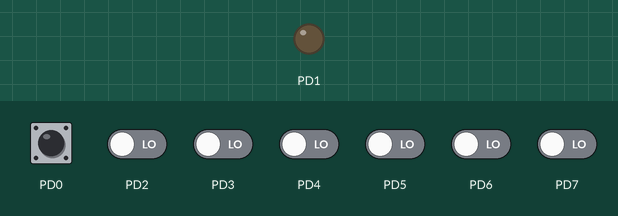
This program was run on a simulated ATmega32, built with avr-gcc and emulated at 8 MHz. Shown: output pins drawn as LEDs (lit = HIGH). Inputs (shaded band) come from the test bench; at power-on: PD0 HIGH, PD2–7 LOW.

Above: at 1.2 s.
1.3 s: PD0 pulled LOW for 0.15 s
At 1.37 s:
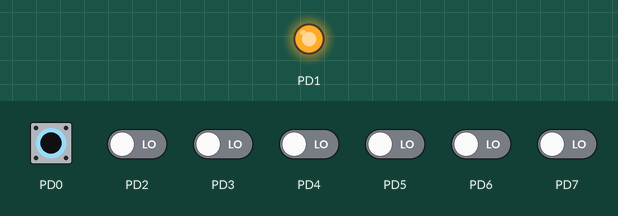
Timing chart, 0 to 4.3 s (numbered marks = the images above; inputs shaded):
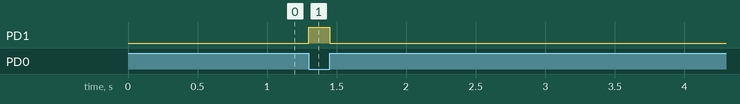

Measured:
- after the input at 1.3 s, PD1: LOW → HIGH at once, → LOW 0.15 s later

The program:

main.c
```c
#include"BIT_CALC.h"
#include"STD_TYPES.h"
#define F_CPU 8000000
#include"avr/delay.h"
#include"DIO_Interface.h"

void main(void){
	DIO_set_pin_direction(Group_D,DIO_Pin_0,DIO_Input);
	DIO_set_pin_value(Group_D,DIO_Pin_0,DIO_High);
	DIO_set_pin_direction(Group_D,DIO_Pin_1,DIO_Output);
	u8 result;
	while(1){
		DIO_get_pin_value(Group_D,DIO_Pin_0,&result);
		if(result==0){
			DIO_set_pin_value(Group_D,DIO_Pin_1,DIO_High);
		}else{
			DIO_set_pin_value(Group_D,DIO_Pin_1,DIO_Low);
		}
	}
}
```

BIT_CALC.h
```c
#ifndef BIT_CALC
#define BIT_CALC

#define set_bit(var,bit_no) ((var)|=(1<<(bit_no)))
#define clear_bit(var,bit_no) ((var)&= ~(1<<(bit_no)))
#define toggle_bit(var,bit_no) ((var)^=(1<<(bit_no)))
#define get_bit(var,bit_no) ((var>>bit_no)&(1))
#define assign_bit(var,bit_no,value)  do{ if(value==1) set_bit(var,bit_no);\
                                      	  else clear_bit(var,bit_no);}while(0)
#endif
```

DIO_Configuration.h
```c
#ifndef DIO_CONFIGURATION_H_
#define DIO_CONFIGURATION_H_


#endif
```

DIO_Interface.h
```c
#ifndef DIO_INTERFACE_H_
#define DIO_INTERFACE_H_

#define DIO_max_port_no 4
#define DIO_max_pin_no 8

#define DIO_max_port_value 256
#define DIO_max_port_direction 256

#define DIO_High 1
#define DIO_Low 0

#define DIO_Input 0
#define DIO_Output 1

#define Group_A 0
#define Group_B 1
#define Group_C 2
#define Group_D 3

#define DIO_Pin_0 0
#define DIO_Pin_1 1
#define DIO_Pin_2 2
#define DIO_Pin_3 3
#define DIO_Pin_4 4
#define DIO_Pin_5 5
#define DIO_Pin_6 6
#define DIO_Pin_7 7

u8 DIO_set_pin_value(u8 Port_no,u8 Pin_no,u8 Pin_value);
u8 DIO_set_pin_direction(u8 Port_no,u8 Pin_no,u8 Pin_direction);
u8 DIO_set_port_value(u8 Port_no,u8 Port_value);
u8 DIO_set_port_direction(u8 Port_no,u8 Port_direction);
u8 DIO_get_pin_value(u8 Port_no,u8 Pin_no,u8*Pin_value);
u8 DIO_get_port_value(u8 Port_no,u8*Port_value);
#endif
```

DIO_Private.h
```c
#ifndef DIO_PRIVATE_H_
#define DIO_PRIVATE_H_

#define DIO_u8_DDRA *((u8*)0X3A)
#define DIO_u8_DDRB *((u8*)0x37)
#define DIO_u8_DDRC *((u8*)0x34)
#define DIO_u8_DDRD *((u8*)0x31)

#define DIO_u8_PORTA *((u8*)0x3B)
#define DIO_u8_PORTB *((u8*)0x38)
#define DIO_u8_PORTC *((u8*)0x35)
#define DIO_u8_PORTD *((u8*)0x32)

#define DIO_u8_PINA *((u8*)0x39)
#define DIO_u8_PINB *((u8*)0x36)
#define DIO_u8_PINC *((u8*)0x33)
#define DIO_u8_PIND *((u8*)0x30)

#endif
```

DIO_Program.c
```c
#include"BIT_CALC.h"
#include"STD_TYPES.h"
#include "DIO_Configuration.h"
#include "DIO_Private.h"
#include "DIO_Interface.h"

u8 DIO_set_pin_value(u8 Port_no,u8 Pin_no,u8 Pin_value){
	u8 Error_state=0;
	if(Port_no>=DIO_max_port_no){
		Error_state=1;
	}else if(Pin_no>=DIO_max_pin_no){
		Error_state=2;
	}else if((Pin_value!=DIO_Low)&&(Pin_value!=DIO_High)){
		Error_state=3;
	}else{
		switch(Port_no){
		case Group_A: assign_bit(DIO_u8_PORTA,Pin_no,Pin_value);
		break;
		case Group_B: assign_bit(DIO_u8_PORTB,Pin_no,Pin_value);
		break;
		case Group_C: assign_bit(DIO_u8_PORTC,Pin_no,Pin_value);
		break;
		case Group_D: assign_bit(DIO_u8_PORTD,Pin_no,Pin_value);
		break;
		}
	}
	return Error_state;
}

u8 DIO_set_pin_direction(u8 Port_no,u8 Pin_no,u8 Pin_direction){
	u8 Error_state=0;
		if(Port_no>=DIO_max_port_no){
			Error_state=1;
		}else if(Pin_no>=DIO_max_pin_no){
			Error_state=2;
		}else if((Pin_direction!=DIO_Input)&&(Pin_direction!=DIO_Output)){
			Error_state=3;
		}else{
			switch(Port_no){
			case Group_A: assign_bit(DIO_u8_DDRA,Pin_no,Pin_direction);
			break;
			case Group_B: assign_bit(DIO_u8_DDRB,Pin_no,Pin_direction);
			break;
			case Group_C: assign_bit(DIO_u8_DDRC,Pin_no,Pin_direction);
			break;
			case Group_D: assign_bit(DIO_u8_DDRD,Pin_no,Pin_direction);
			break;
			}
		}
		return Error_state;
}

u8 DIO_get_pin_value(u8 Port_no,u8 Pin_no,u8*Pin_value){
	u8 Error_state=0;
			if(Port_no>=DIO_max_port_no){
				Error_state=1;
			}else if(Pin_no>=DIO_max_pin_no){
				Error_state=2;
			}else{
				switch(Port_no){
				case Group_A: *Pin_value=get_bit(DIO_u8_PINA,Pin_no);
				break;
				case Group_B: *Pin_value=get_bit(DIO_u8_PINB,Pin_no);
				break;
				case Group_C: *Pin_value=get_bit(DIO_u8_PINC,Pin_no);
				break;
				case Group_D: *Pin_value=get_bit(DIO_u8_PIND,Pin_no);
				break;
				}
			}
			return Error_state;
}

u8 DIO_set_port_value(u8 Port_no,u8 Port_value){
	u8 Error_state=0;
		if(Port_no>=DIO_max_port_no){
			Error_state=1;
		}else if(Port_value>=DIO_max_port_value){
			Error_state=2;
		}else{
			switch(Port_no){
			case Group_A: DIO_u8_PORTA=Port_value;
			break;
			case Group_B: DIO_u8_PORTB=Port_value;
			break;
			case Group_C: DIO_u8_PORTC=Port_value;
			break;
			case Group_D: DIO_u8_PORTD=Port_value;
			break;
			}
		}
		return Error_state;
}

u8 DIO_set_port_direction(u8 Port_no,u8 Port_direction){
	u8 Error_state=0;
			if(Port_no>=DIO_max_port_no){
				Error_state=1;
			}else if(Port_direction>=DIO_max_port_direction){
				Error_state=2;
			}else{
				switch(Port_no){
				case Group_A: DIO_u8_DDRA=Port_direction;
				break;
				case Group_B: DIO_u8_DDRB=Port_direction;
				break;
				case Group_C: DIO_u8_DDRC=Port_direction;
				break;
				case Group_D: DIO_u8_DDRD=Port_direction;;
				break;
				}
			}
			return Error_state;
}
```

STD_TYPES.h
```c
//STD_TYPES.h
#ifndef std_types //header file guard
#define std_types
typedef unsigned char u8 ;
typedef unsigned short int u16 ;
typedef unsigned long int u32 ;
typedef signed char s8 ;
typedef signed short int s16 ;
typedef signed long int s32 ;
typedef float f32 ;
typedef double f64 ;
#endif
```
